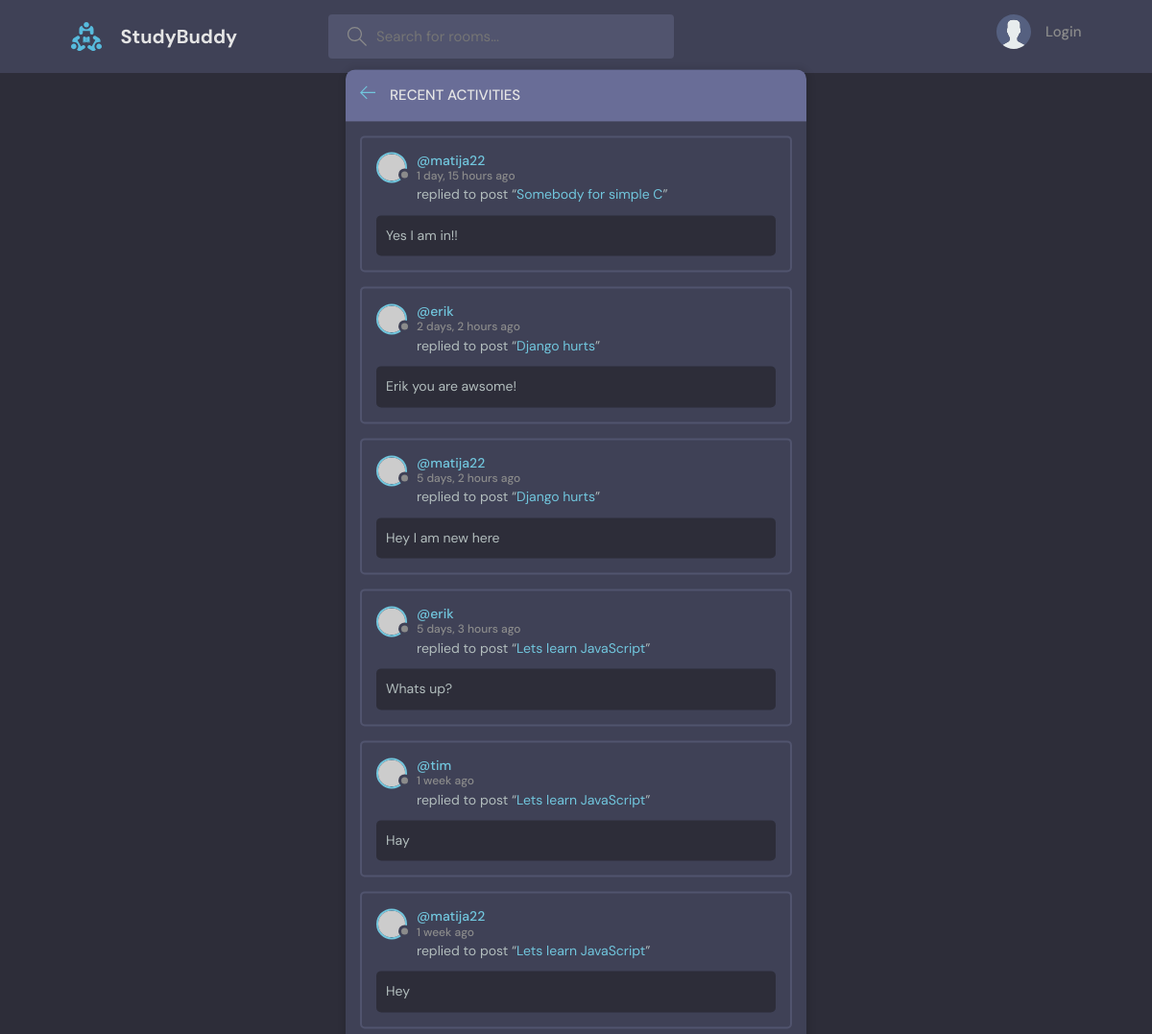
The page /activity/ on the database its author committed.
### base/models.py (models this page shows, shortened)
class Message(models.Model):
    user= models.ForeignKey(User, on_delete=models.CASCADE) #user model koji se importa iz django.contrib.auth. pogledaj na vrh i trazi na internetu
    room = models.ForeignKey(Room , on_delete=models.CASCADE) #kada neko makne parent room zelimo pobrisati kid od rooma, mozemo staviti  SET_NULL u tom slucaju bi stavio nula ne pobrisao totalno room
    body = models.TextField()
    updated = models.DateTimeField(auto_now=True) #svaki put kada save-mo novi podatak ovdje ce biti zapisani detalji kada se to desilo
    created = models.DateTimeField(auto_now_add=True)
    class Meta:  #Model Meta is basically used to change the behavior of your model fields like changing order options,verbose_name and lot of other options
        ordering = ['-updated', '-created'] #reverse ordering tako da najnoviji update i created bude na vrhu liste

class Room(models.Model):
    host= models.ForeignKey(User , on_delete=models.SET_NULL, null=True) #moramo staviti null=true jer moramo dozvoliti da ako ga neko pobrise da moze biti prazan
    topic = models.ForeignKey(Topic , on_delete=models.SET_NULL, null=True) #moramo staviti null=true jer moramo dozvoliti da ako ga neko pobrise da moze biti prazan
    name = models.CharField(max_length=200)
    description = models.TextField(null=True, blank=True) #null is allowed/ to mjesto moze ostati prazn, jer inace to nije dozvoljeno ako ne navedes -- balnk= true --> ako runamo save method this we can leave empty
    participants = models.ManyToManyField(User, related_name='participants', blank=True)
    updated = models.DateTimeField(auto_now=True) #svaki put kada save-mo novi podatak ovdje ce biti zapisani detalji kada se to desilo
    created = models.DateTimeField(auto_now_add=True)
    class Meta:  #Model Meta is basically used to change the behavior of your model fields like changing order options,verbose_name and lot of other options
        ordering = ['-updated', '-created'] #reverse ordering tako da najnoviji update i created bude na vrhu liste
    def __str__(self): #The __str__ method in Python represents the class objects as a string – it can be used for classes. The __str__ method should be defined in a way that is easy to read and outputs all the members of the class. This method is also used as a debugging tool when the members of a class need to be checked.
        return self.name #creating string version

### base/views.py (the view)
# urls.py: path('activity/', views.activityPage, name='activity'),
def activityPage(request):
    room_messages = Message.objects.all()
    return render(request,'base/activity.html',{'room_messages':room_messages})

### base/templates/base/activity.html (shortened to what this page needs)
{% extends 'main.html' %}
{% block content %}
    <main class="layout">
      <div class="container">
        <div class="layout__box">
          <div class="layout__boxHeader">
            <div class="layout__boxTitle">
              <a href="{% url 'home' %}">
                <svg version="1.1" xmlns="http://www.w3.org/2000/svg" width="32" height="32" viewBox="0 0 32 32">
                  <title>arrow-left</title>
                  <path
                    d="M13.723 2.286l-13.723 13.714 13.719 13.714 1.616-1.611-10.96-10.96h27.625v-2.286h-27.625l10.965-10.965-1.616-1.607z"
                  ></path>
                </svg>
              </a>
              <h3>Recent Activities</h3>
            </div>
          </div>
          {% for message in room_messages %}
          <div class="activities__box">
            <div class="activities__boxHeader roomListRoom__header">
              <a href="{% url 'user-profile' message.user.id %}" class="roomListRoom__author">
                <div class="avatar avatar--small">
                  <img src="https://randomuser.me/api/portraits/women/11.jpg" />
                </div>
                <p>
                  @{{message.user}}
                  <span>{{message.created|timesince}} ago</span>
                </p>
              </a>
            </div>
            <div class="activities__boxContent">
              <p>replied to post “<a href="{% url 'room' message.room.id %}">{{message.room}}</a>”</p>
              <div class="activities__boxRoomContent">
                  {{message.body}}
              </div>
            </div>
          </div>
          {% endfor %}
        </div>
      </div>
    </main>
{% endblock content %}

### static/styles/style.css (style rules this page uses)
:root { --color-main: #71c6dd; --color-main-light: #e1f6fb; --color-dark: #3f4156; --color-dark-medium: #51546e; --color-dark-light: #696d97; --color-light: #e5e5e5; --color-gray: #8b8b8b; --color-light-gray: #b2bdbd; --color-bg: #2d2d39; --color-success: #5dd693; --color-error: #fc4b0b; }
* { font-family: "DM Sans", -apple-system, BlinkMacSystemFont, "Segoe UI", Roboto, Oxygen, Ubuntu, Cantarell, "Open Sans", "Helvetica Neue", sans-serif; margin: 0; padding: 0; box-sizing: border-box; text-rendering: optimizeLegibility; font-size: inherit; }
html { font-size: 56.25%; }
@media only screen and (min-width: 1200px) { html { font-size: 62.5%; } }
body { line-height: 1.6; font-weight: 400; font-size: 1.5rem; color: var(--color-light-gray); background-color: var(--color-bg); min-height: 100vh; }
img { width: 100%; }
a { display: inline-block; color: var(--color-main); text-decoration: none; }
.container { max-width: 120rem; width: 90%; margin: auto; }
.avatar { position: relative; display: inline-block; border-radius: 50%; border: 2px solid var(--color-main); }
.avatar img { display: block; border-radius: 50%; object-fit: cover; object-position: center; }
.avatar::after { content: ""; display: block; position: absolute; background-color: var(--color-gray); z-index: 111; border-radius: 50%; border: 0.3rem solid var(--color-dark); }
.avatar.avatar--small img { width: 2.8rem; height: 2.8rem; }
.avatar.avatar--small:after { width: 0.7rem; height: 0.7rem; bottom: 0px; right: -6px; }
.layout { margin-top: 2.4rem; }
.layout > .container { display: flex; justify-content: space-between; align-items: flex-start; }
.layout__box { width: 90%; max-width: 48rem; min-height: 40rem; position: absolute; top: 50%; left: 50%; transform: translate(-50%, -46%); background-color: var(--color-dark); border-radius: 1rem; box-shadow: 1px 1px 6px 3px rgba(0, 0, 0, 0.1); overflow: hidden; }
.layout__boxHeader { display: flex; padding: 1.5rem; background-color: var(--color-dark-light); }
.layout__boxTitle { display: flex; gap: 1.5rem; align-items: center; }
.layout__boxTitle h3 { text-transform: uppercase; font-weight: 500; color: var(--color-light); }
.layout__boxTitle svg { width: 1.6rem; height: 1.6rem; fill: var(--color-main); }
.roomListRoom__header { display: flex; justify-content: space-between; align-items: center; }
.roomListRoom__author { font-weight: 500; display: flex; align-items: center; gap: 1rem; }
.activities__box { margin: 1.5rem; padding: 1.5rem; border: 2px solid var(--color-dark-medium); border-radius: 5px; }
.activities__boxHeader p { font-size: 1.4rem; line-height: 1.3; }
.activities__boxHeader p span { color: var(--color-gray); font-size: 1.2rem; display: block; }
.activities__boxContent { margin-left: 4.2rem; }
.activities__boxContent { font-size: 1.4rem; }
.activities__boxRoomContent { background: var(--color-bg); padding: 1rem; border-radius: 5px; margin-top: 1rem; margin-left: -4.2rem; }

### rows shown on the page
Message: user "matija22", created "1 day, 15 hours", room "Somebody for simple C", body "Yes I am in!!"
Message: user "erik", created "2 days, 2 hours", room "Django hurts", body "Erik you are awsome!"
Message: user "matija22", created "5 days, 2 hours", room "Django hurts", body "Hey I am new here"
Message: user "erik", created "5 days, 3 hours", room "Lets learn JavaScript", body "Whats up?"
Message: user "tim", created "1 week", room "Lets learn JavaScript", body "Hay"
Message: user "matija22", created "1 week", room "Lets learn JavaScript", body "Hey"
